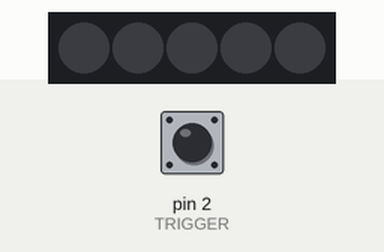
Recording of a sketch running on a simulated Arduino Uno, built with avr-gcc and run on an emulated ATmega328P. Parts: 5 RGB LEDs in strip order, left to right. The test bench sets the inputs (shaded band); at power-on: pin 2 (TRIGGER) HIGH.

Above: at 1.2 s.
1.3 s: pin 2 (TRIGGER) pulled LOW for 0.15 s
At 2.6 s:
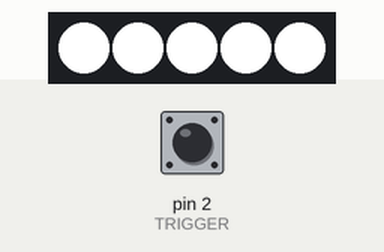
2.9 s: pin 2 (TRIGGER) pulled LOW for 1 s
At 4.1 s:
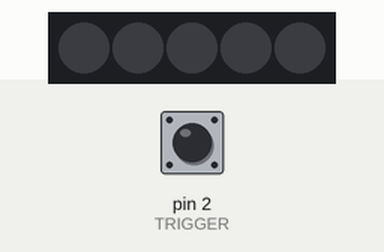
5.4 s: pin 2 (TRIGGER) pulled LOW for 3.2 s
At 6.0 s:
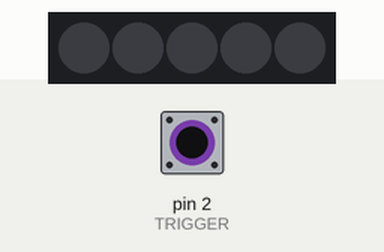
Timing chart, 0 to 9.7 s (numbered marks = the images above; inputs shaded):
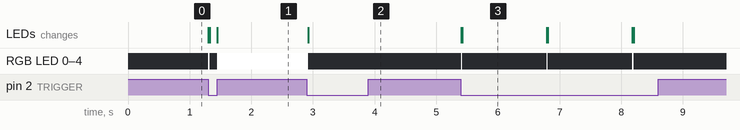

The sketch:

MAGFest_partial_trigger.ino
```cpp
// (licence header left out)
//Passive activity is breathing LEDs, on trigger cue strobe firing

#include <WS2812FX.h>
#include <DFRobotDFPlayerMini.h>

#define LED_COUNT 5 //How many LEDS
#define LED_PIN 8 //data pin
#define TRIGGER 2 //trigger button
#define A 1


// Parameter 1 = number of pixels in strip
// Parameter 2 = Arduino pin number (most are valid)
// Parameter 3 = pixel type flags, add together as needed:
//   NEO_KHZ800  800 KHz bitstream (most NeoPixel products w/WS2812 LEDs)
//   NEO_KHZ400  400 KHz (classic 'v1' (not v2) FLORA pixels, WS2811 drivers)
//   NEO_GRB     Pixels are wired for GRB bitstream (most NeoPixel products)
//   NEO_RGB     Pixels are wired for RGB bitstream (v1 FLORA pixels, not v2)
//   NEO_RGBW    Pixels are wired for RGBW bitstream (NeoPixel RGBW products)
WS2812FX ws2812fx = WS2812FX(LED_COUNT, LED_PIN, NEO_GRB + NEO_KHZ800);

void setup() {
  // put your setup code here, to run once:
  ws2812fx.init();
  ws2812fx.setBrightness(255);
  ws2812fx.setSpeed(300);
  ws2812fx.start();
  pinMode(TRIGGER, INPUT_PULLUP); //set default state to HIGH (5v)
  pinMode(A, INPUT);
}
void breathe() {
  //ws2812fx.setColor(0x007BFF);
  ws2812fx.setMode(FX_MODE_FADE);
}
void strobe() {
  ws2812fx.setMode(FX_MODE_MULTI_STROBE);
  ws2812fx.setColor(0xFFFFFF);
}
void loop() {
//start the service
ws2812fx.service();
while (digitalRead(TRIGGER) == HIGH){
  strobe();
}
}
```

Measured:
- after the input at 1.3 s, RGB LED 0–4: off → RGB(255, 255, 255) at once, → off 0.02 s later, → RGB(255, 255, 255) 0.12 s later; the LEDs: change at once (image 1)
- after the input at 2.9 s, RGB LED 0–4: RGB(255, 255, 255) → off at once; the LEDs: change at once (image 2)
- after the input at 5.4 s, RGB LED 0–4: alternates RGB(255, 255, 255) for 0.02 s and off for 1.4 s, 6 changes in all, then stays off, starting at once; the LEDs: first change at once (image 3 shows a later state)
- what the display in image 3 shows lasts 1.4 s, from 5.4 s to 6.8 s
